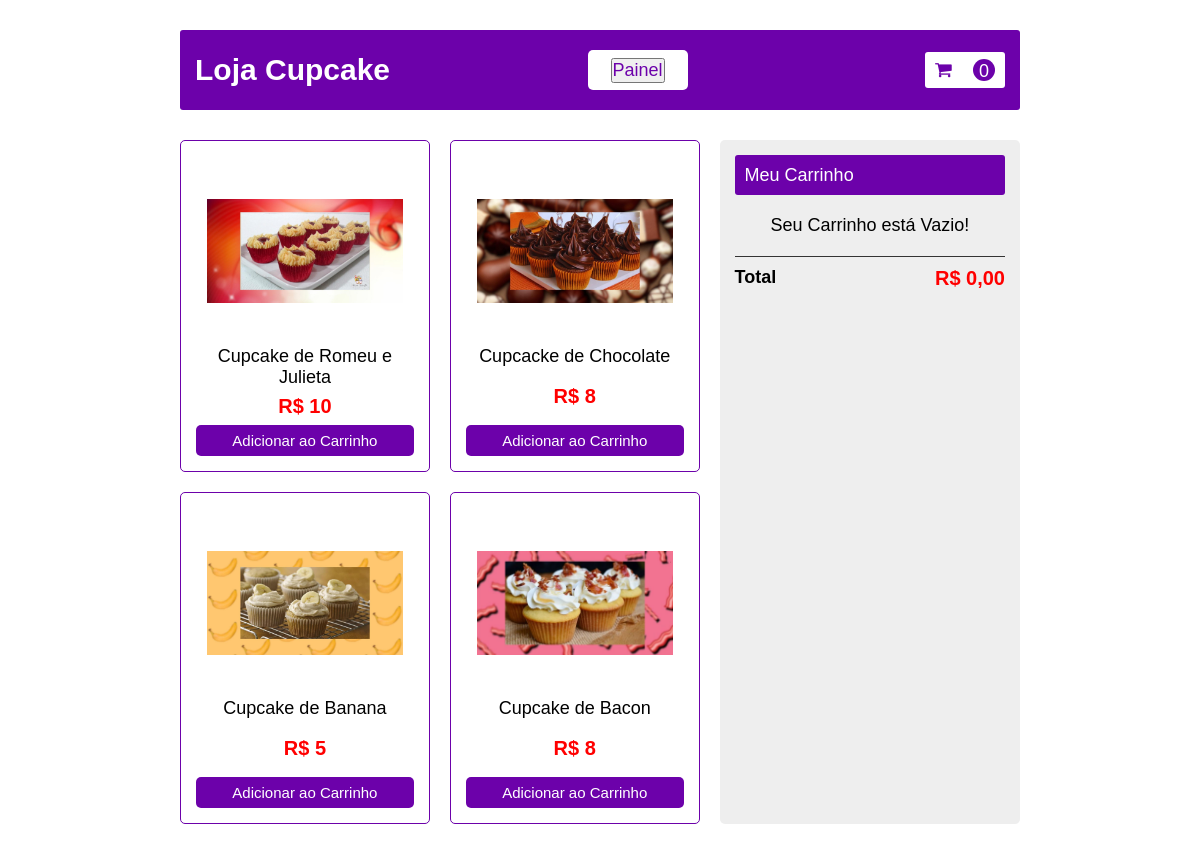
Screenshot of /cart/index.php with the database file from the repository.
### tables this page shows
CREATE TABLE `produtos` (
  `id` int(11) NOT NULL,
  `capa` varchar(255) NOT NULL,
  `nome` varchar(150) NOT NULL,
  `valor` int(11) NOT NULL,
  `data` datetime NOT NULL
);

### cart/sheep_core/includes.php (called while the page is built, shortened)
<?php
function sheep_classes($sheepClasses)
{
    $sheepDiretorio = ['diretor', 'funcionarios',  'gerentes_operacionais', 'gerentes'];
    $sheepFiscaliza = null;
    foreach ($sheepDiretorio as $sheepNomeDiretorio):
        if (!$sheepFiscaliza && file_exists(__DIR__ . '/' . "{$sheepNomeDiretorio}" . '/' . "{$sheepClasses}.php") && !is_dir(__DIR__  . '/' . "{$sheepNomeDiretorio}" . '/' . "{$sheepClasses}.php")):
            $sheepFiscaliza = true;
        endif;
    endforeach;
}

### cart/sheep_core/gerentes_operacionais/Ler.php (called while the page is built, shortened)
<?php
class Ler extends Conexao{
    private $Seleciona;
    private $Resultado;
    private $Ler;
    public function Leitura($BD, $SQL = null, $Adicionais = null)
    {
      $this->Seleciona = "SELECT * FROM {$BD} {$SQL}";
      $this->Execute();
    }
    public function getResultado(){
        return $this->Resultado;
    }
    public function getContaLinhas()
    {
        return $this->Ler->rowCount();
    }
    public function LeituraCompleta($Sql, $Adicionais = null)
    {
        $this->Seleciona = $Sql;
         $this->Execute();
    }
    private function Canectar()
    {
       $this->Canectar = parent::getCanectar();
       $this->Ler = $this->Canectar->prepare($this->Seleciona);
       $this->Ler->setFetchMode(PDO::FETCH_ASSOC);
    }
    private function Execute()
    {
        $this->Canectar();
        try {
            $this->Ler->execute();
            $this->Resultado = $this->Ler->fetchAll();
        } catch (Exception $ms) {
            $this->Resultado = null;
            print "<b>Erro ao ler: {$ms->getMessage()}</b> ";
        }
    }
}

### cart/sheep_core/diretor/Conexao.php (called while the page is built)
<?php
class Conexao{
    private static $sheepHost = SHEEP_HOST;
    private static $sheepUsuario = SHEEP_USER;
    private static $sheepSenha = SHEEP_SENHA;
    private static $sheepDb = SHEEP_BD;
    private static $Canectar = null;
    private static function Conectar() {
        try {
            if (self::$Canectar == null):
                $dsn = 'mysql:host=' . self::$sheepHost . ';dbname=' . self::$sheepDb;
                $op = [ PDO::MYSQL_ATTR_INIT_COMMAND => 'SET NAMES UTF8'];
                self::$Canectar = new PDO($dsn, self::$sheepUsuario, self::$sheepSenha, $op);
            endif;
        } catch (PDOException $e) {
            echo $e->getMessage();
            die;
        }
        self::$Canectar->setAttribute(PDO::ATTR_ERRMODE, PDO::ERRMODE_EXCEPTION);
        return self::$Canectar;
    }
    public static function getCanectar() {
        return self::Conectar();
    }
}

### cart/index.php (the view, shortened to what this page needs)
<!DOCTYPE html>
<html lang="pt-br">
<head>
    <link rel="stylesheet" href="style.css">
    <link rel="stylesheet" href="https://cdnjs.cloudflare.com/ajax/libs/font-awesome/4.7.0/css/font-awesome.min.css">
</head>
<body>
    <?php
    $cart = new ler();
    $cart->Leitura('carrinho');
    ?>
    <div class="header">
        <p class="logo">Loja Cupcake</p>
        <div class="painel_button">
            <button type="submit" name="criarProduto"><a href="../cart/painel/index.php">Painel</a></button>
        </div>
        <div class="cart"><i class="fa fa-shopping-cart"></i>
            <p><?= $cart->getContaLinhas() > 0 ? $cart->getContaLinhas() : 0 ?></p>
        </div>
    </div>
    <div class="container">
        <div class="linha-produtos">
            <?php
            $ler = new Ler();
            $ler->Leitura('produtos', "ORDER BY data DESC");
            if ($ler->getResultado()) {
                foreach ($ler->getResultado() as $produto) {
                    $produto = (object) $produto;
            ?>
                    <form action="filtros/criar.php" method="post">
                        <div class="corpoProduto">
                            <div class="imgProduto">
                                <img src="<?= HOME ?>/uploads/<?= $produto->capa ?>" alt="<?= $produto->nome ?>" class="produtoMiniatura">
                            </div>
                            <div class="titulo">
                                <p><?= $produto->nome ?></p>
                                <h2>R$ <?= $produto->valor ?></h2>
                                <button type="submit" class="button" name="addcarrinho">Adicionar ao Carrinho</button>
                            </div>
                        </div>
                    </form>
            <?php
                }
            }
            ?>
        </div>
        <div class="barraLateral">
            <div class="topoCarrinho">
                <p>Meu Carrinho</p>
            </div>
            <?php
            if ($cart->getContaLinhas() > 0) {
                foreach ($cart->getResultado() as $carts) {
                    $ler = new Ler();
                    $ler->Leitura('produtos', "WHERE id = :id ORDER BY data DESC", "id={$carts['id_produto']}");
                    if ($ler->getResultado()) {
                        foreach ($ler->getResultado() as $produto) {
                            $produto = (object) $produto;
            ?>
                            <div class="item-carrinho">
                                <div class="linha-da-imagem">
                                    <img src="<?= HOME ?>/uploads/<?= $produto->capa ?>" alt="<?= $produto->nome ?>" class="img-carrinho">
                                </div>
                                <p><?= $produto->nome ?></p>
                                <h2>R$ <?= $produto->valor ?></h2>
                                <form action="filtros/excluir.php" method="post">
                                    <input type="hidden" name="id_produto" value="<?= $produto->id ?>">
                                    <button type="submit" style="border:none; background:none; "> <i class="fa fa-trash-o"></i> </button>
                                </form>
                            </div>
                <?php
                        }
                    }
                }
            } else {
                ?>
                <div class="item-carrinho-vazio">Seu Carrinho está Vazio!</div>
            <?php
            }
            ?>
            <?php
            $totalCarrinho = new Ler();
            $totalCarrinho->LeituraCompleta("SELECT SUM(valor) as total FROM carrinho");
            if ($totalCarrinho->getResultado()) {
                $totalCompras = number_format($totalCarrinho->getResultado()[0]['total'], 2, ',', '.');
            } else {
                $totalCompras = 0;
            }
            ?>
            <div class="rodape">
                <h3>Total</h3>
                <h2>R$ <?= $totalCompras ?></h2>
            </div>
        </div>
    </div>
</body>
</html>

### cart/style.css (style rules this page uses)
* { margin: 0; padding: 0; box-sizing: border-box; font-family: 'popins', sans-serif; font-size: 18px; }
body { display: flex; align-items: center; justify-content: center; flex-direction: column; }
.painel_button { background-color: #fff; height: 40px; width: 100px; display: flex; justify-content: space-between; border-radius: 5px; align-items: center; padding: 12px 23px; margin-right: 40px; }
.painel_button a { color: #6c01aa; text-decoration: none; }
.header { width: 70%; height: 80px; background-color: #6c01aa; display: flex; margin: 30px 0; padding: 15px; border-radius: 3px; justify-content: space-between; align-items: center; }
.header .logo { font-size: 30px; font-weight: bold; color: #fff; }
.cart { width: 80px; display: flex; background-color: #fff; justify-content: space-between; border-radius: 3px; align-items: center; padding: 7px 10px; }
.cart p { width: 22px; height: 22px; justify-content: center; align-items: center; border-radius: 22px; background-color: #6c01aa; color: #fff; padding-left: 6px; padding-top: 1.5px; }
.fa-shopping-cart { color: #6c01aa; }
.container { display: flex; width: 70%; margin-bottom: 30px; }
.linha-produtos { display: grid; width: 70%; grid-template-columns: repeat(2, 1fr); grid-gap: 20px; }
.corpoProduto { display: flex; align-items: center; justify-content: space-between; flex-direction: column; padding: 15px; border: 1px solid #6c01aa; border-radius: 5px; }
.imgProduto { width: 100%; height: 190px; display: flex; justify-content: center; align-items: center; }
.produtoMiniatura { max-width: 90%; max-height: 90%; object-fit: cover; object-position: center; }
.titulo { display: flex; width: 100%; height: 110px; align-items: center; justify-content: space-between; text-align: center; flex-direction: column; }
h2 { font-size: 20px; color: red; }
.button { background-color: #6c01aa; width: 100%; border: none; border-radius: 5px; position: relative; padding: 7px 25px; color: #fff; font-size: 15px; cursor: pointer; }
.barraLateral { width: 40%; border-radius: 5px; background-color: #eee; margin-left: 20px; padding: 15px; text-align: center; }
.topoCarrinho { background-color: #6c01aa; display: flex; align-items: center; height: 40px; border-radius: 3px; padding: 10px; margin-bottom: 20px; color: #fff; }
.rodape { display: flex; justify-content: space-between; margin: 20px 0; padding: 10px 0; border-top: 1px solid #333; }

### rows the page displays
produtos: capa (picture), nome "Cupcake de Romeu e Julieta", valor "10"
produtos: capa (picture), nome "Cupcacke de Chocolate", valor "8"
produtos: capa (picture), nome "Cupcake de Banana", valor "5"
produtos: capa (picture), nome "Cupcake de Bacon", valor "8"

### other values shown
$totalCompras "0,00"
